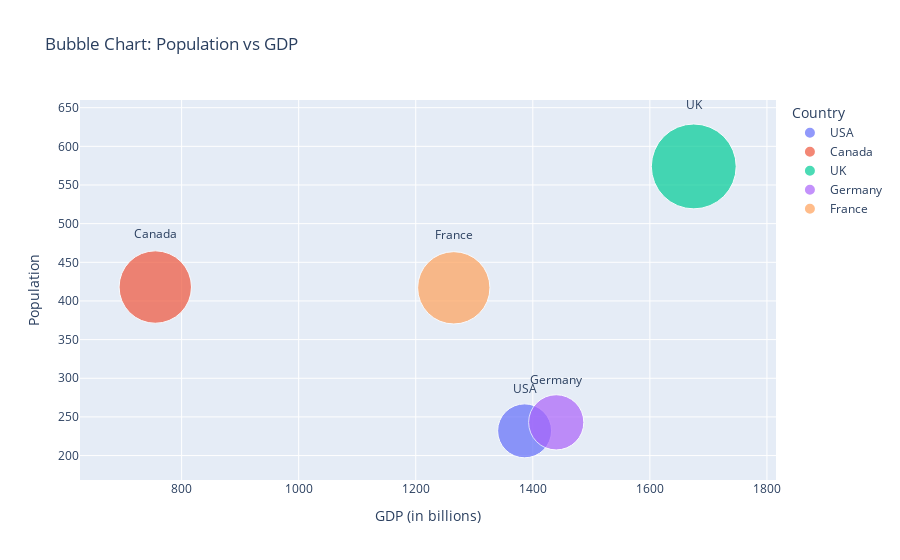

Notebook cell for this chart:
### Markdown cell above
5. Using the given dataset, create a bubble chart to represent each country's population (y-axis), GDP (xaxis), and bubble size proportional to the population.


          np.random.seed(25) 
 
           data = { 
           'Country': ['USA', 'Canada', 'UK', 
          'Germany', 'France'], 


           'Population': 
          np.random.randint(100, 1000, 5), 
           'GDP': np.random.randint(500, 2000, 
          5) 
           }
            
           df = pd.DataFrame(data)

### Code cell
import numpy as np
import pandas as pd
import plotly.express as px

# Seed for reproducibility
np.random.seed(25)

# Generate the dataset
data = {
    'Country': ['USA', 'Canada', 'UK', 'Germany', 'France'],
    'Population': np.random.randint(100, 1000, 5),
    'GDP': np.random.randint(500, 2000, 5)
}

# Create a DataFrame
df = pd.DataFrame(data)

# Create a bubble chart using Plotly Express
fig = px.scatter(
    df,
    x='GDP',
    y='Population',
    size='Population',
    text='Country',
    title='Bubble Chart: Population vs GDP',
    labels={'GDP': 'GDP (in billions)', 'Population': 'Population'},
    size_max=60,
    color='Country'  # Optional: color by country
)

# Update layout for better display of country names
fig.update_traces(textposition='top center')

# Show the plot
fig.show()

### Figure 1 — Plotly figure (JSON) as saved in the notebook; plotly's stock layout.template omitted (floating-point values rounded to 4 significant figures)
{"data": [{"hovertemplate": "Country=%{text}<br>GDP (in billions)=%{x}<br>Population=%{marker.size}<extra></extra>", "legendgroup": "USA", "marker": {"color": "#636efa", "size": [232], "sizemode": "area", "sizeref": 0.1594, "symbol": "circle"}, "mode": "markers+text", "name": "USA", "orientation": "v", "showlegend": true, "text": ["USA"], "textposition": "top center", "type": "scatter", "x": [1386], "xaxis": "x", "y": [232], "yaxis": "y"}, {"hovertemplate": "Country=%{text}<br>GDP (in billions)=%{x}<br>Population=%{marker.size}<extra></extra>", "legendgroup": "Canada", "marker": {"color": "#EF553B", "size": [418], "sizemode": "area", "sizeref": 0.1594, "symbol": "circle"}, "mode": "markers+text", "name": "Canada", "orientation": "v", "showlegend": true, "text": ["Canada"], "textposition": "top center", "type": "scatter", "x": [755], "xaxis": "x", "y": [418], "yaxis": "y"}, {"hovertemplate": "Country=%{text}<br>GDP (in billions)=%{x}<br>Population=%{marker.size}<extra></extra>", "legendgroup": "UK", "marker": {"color": "#00cc96", "size": [574], "sizemode": "area", "sizeref": 0.1594, "symbol": "circle"}, "mode": "markers+text", "name": "UK", "orientation": "v", "showlegend": true, "text": ["UK"], "textposition": "top center", "type": "scatter", "x": [1675], "xaxis": "x", "y": [574], "yaxis": "y"}, {"hovertemplate": "Country=%{text}<br>GDP (in billions)=%{x}<br>Population=%{marker.size}<extra></extra>", "legendgroup": "Germany", "marker": {"color": "#ab63fa", "size": [243], "sizemode": "area", "sizeref": 0.1594, "symbol": "circle"}, "mode": "markers+text", "name": "Germany", "orientation": "v", "showlegend": true, "text": ["Germany"], "textposition": "top center", "type": "scatter", "x": [1440], "xaxis": "x", "y": [243], "yaxis": "y"}, {"hovertemplate": "Country=%{text}<br>GDP (in billions)=%{x}<br>Population=%{marker.size}<extra></extra>", "legendgroup": "France", "marker": {"color": "#FFA15A", "size": [417], "sizemode": "area", "sizeref": 0.1594, "symbol": "circle"}, "mode": "markers+text", "name": "France", "orientation": "v", "showlegend": true, "text": ["France"], "textposition": "top center", "type": "scatter", "x": [1265], "xaxis": "x", "y": [417], "yaxis": "y"}], "layout": {"legend": {"itemsizing": "constant", "title": {"text": "Country"}, "tracegroupgap": 0}, "title": {"text": "Bubble Chart: Population vs GDP"}, "xaxis": {"anchor": "y", "domain": [0, 1], "title": {"text": "GDP (in billions)"}}, "yaxis": {"anchor": "x", "domain": [0, 1], "title": {"text": "Population"}}}}
